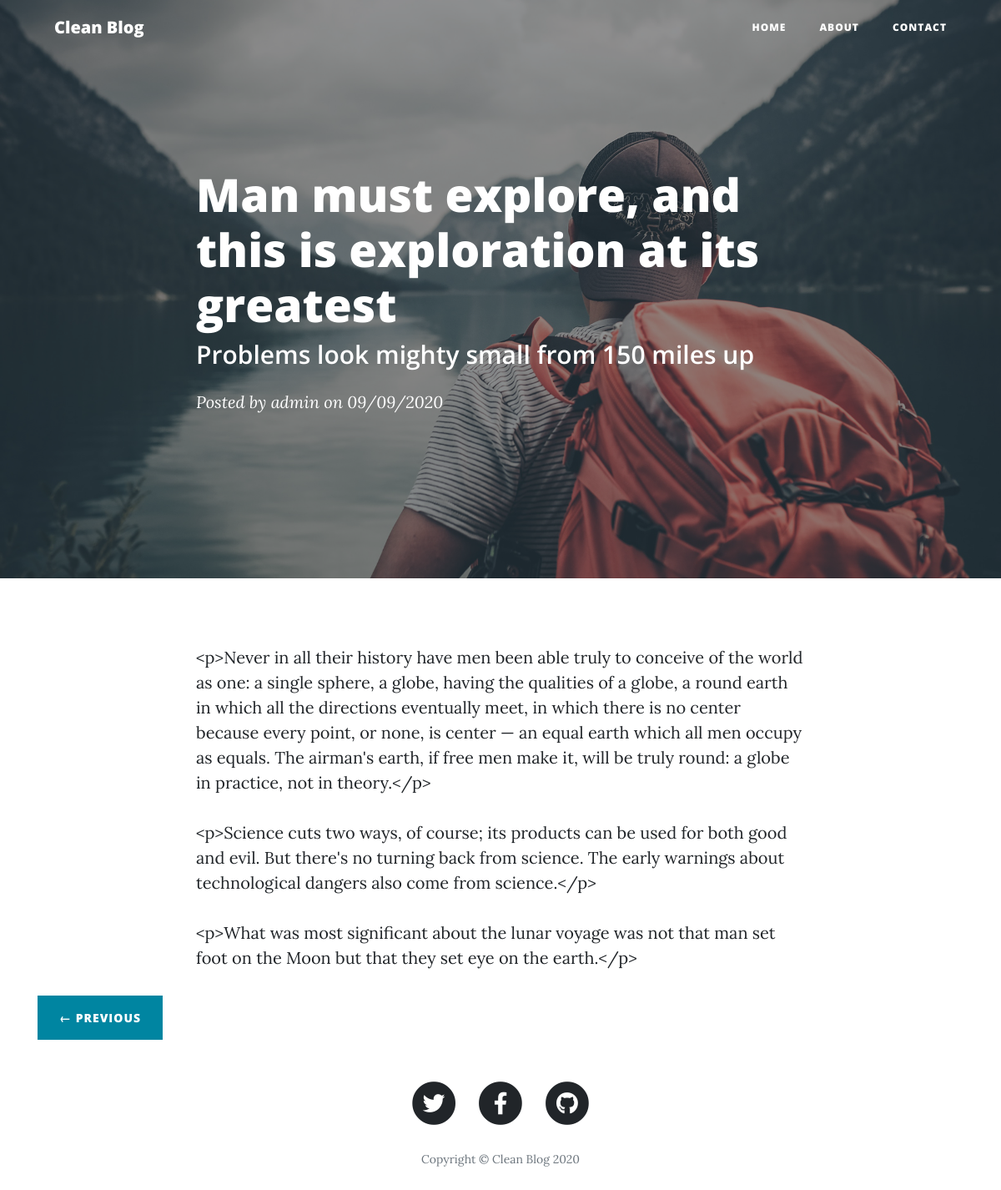
Page /post/6/ on the committed database.
### posts/models.py (models this page shows)
class Post(models.Model):
    title = models.CharField(max_length=200, verbose_name="Title")
    subtitle = models.CharField(max_length=200, verbose_name="Subtitle")
    content = RichTextField(verbose_name="Content")
    published = models.DateTimeField(default=now, verbose_name="Published Date")
    image = models.ImageField(verbose_name="Image", upload_to="blog", null=True, blank=True)
    is_published = models.BooleanField(default=True, verbose_name="Is Published")
    author = models.ForeignKey(User, verbose_name="Author", on_delete=models.DO_NOTHING, null=True, blank=True)
    categories = models.ManyToManyField(Category, verbose_name="Categories", related_name="get_posts")
    created = models.DateTimeField(auto_now_add=True, verbose_name="Created")
    updated = models.DateTimeField(auto_now=True, verbose_name="Updated")
    class Meta:
        verbose_name = "Post"
        verbose_name_plural = "Posts"
        ordering = ["created"]
    def __str__(self):
        return self.title

### posts/views.py (the view)
# urls.py: path('post/', include('posts.urls')),
def post(request, post_id):
    post = get_object_or_404(Post, id=post_id)
    posts = Post.objects.filter(is_published=True).order_by('-created')
    next = get_next(post)
    prev = get_prev(post)
    print(f"Actual: {post}")
    print(f"Prev: {prev}")
    print(f"Next: {next}")
    context = {
        'post': post,
        'previous': prev,
        'next': next,
    }
    return render(request, "posts/post.html", context)

### posts/views.py (called while the page is built)
def get_prev(post):
    qs = Post.objects.filter(id__lt=post.id, is_published=True).order_by('-created')
    if qs.exists():
        return qs.first()
    return None

def get_next(post):
    qs = Post.objects.filter(id__gt=post.id, is_published=True).order_by('created')
    if qs.exists():
        return qs.first()
    return None

### posts/templates/posts/post.html (shortened to what this page needs)
{% extends "base/base.html" %}
{% block content %}
    <header class="masthead" style="background-image: url('{{ post.image.url }}')">
        <div class="overlay"></div>
        <div class="container">
            <div class="row">
                <div class="col-lg-8 col-md-10 mx-auto">
                    <div class="post-heading">
                        <h1>{{ post.title }}</h1>
                        <h2 class="subheading">{{ post.subtitle }}</h2>
                        {% if post.author %}
                          <span class="meta">Posted by
                          <em><b>{{ post.author }}</b></em>
                          on {{ post.published|date:"SHORT_DATE_FORMAT" }}</span>
                        {% endif %}
                    </div>
                </div>
            </div>
        </div>
    </header>
  <article>
    <div class="container">
      <div class="row">
        <div class="col-lg-8 col-md-10 mx-auto">
          {{ post.content|safe }}
        </div>
      </div>
    </div>
  </article>
  {% if previous or next %}
    <div class="container">
      <div class="clearfix">
        {% if previous %}
          <a href="{% url 'post' previous.id %}" class="btn btn-primary float-left">&larr; Previous</a>
        {% endif %}
      </div>
    </div>
  {% endif %}
{% endblock content %}

### rows in the picture
Post: image (picture), title "Man must explore, and this is exploration at its greatest", subtitle "Problems look mighty small from 150 miles up", author "admin", published "09/09/2020", content "<p>Never in all their history have men been able truly to conceive of the world as one: a single sphere, a globe, having the qualities of a globe, a round earth in which all the directions eventually meet, in which there is no center because every point, or none, is center — an equal earth which all men occupy as equals. The airman's earth, if free men make it, will be truly round: a globe in practice, not in theory.</p> <p>Science cuts two ways, of course; its products can be used for both good and evil. But there's no turning back from science. The early warnings about technological dangers also come from science.</p> <p>What was most significant about the lunar voyage was not that man…"
